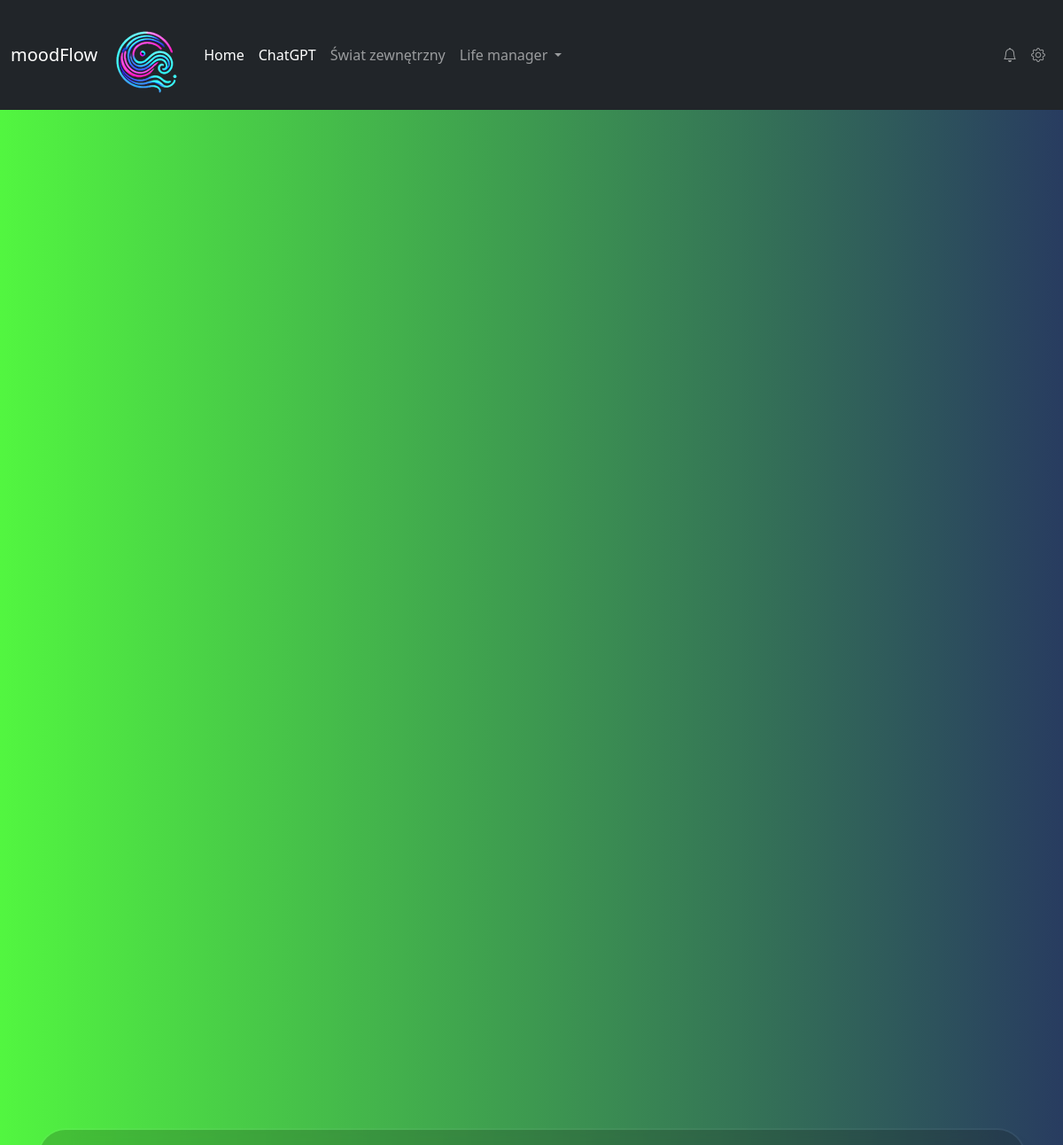
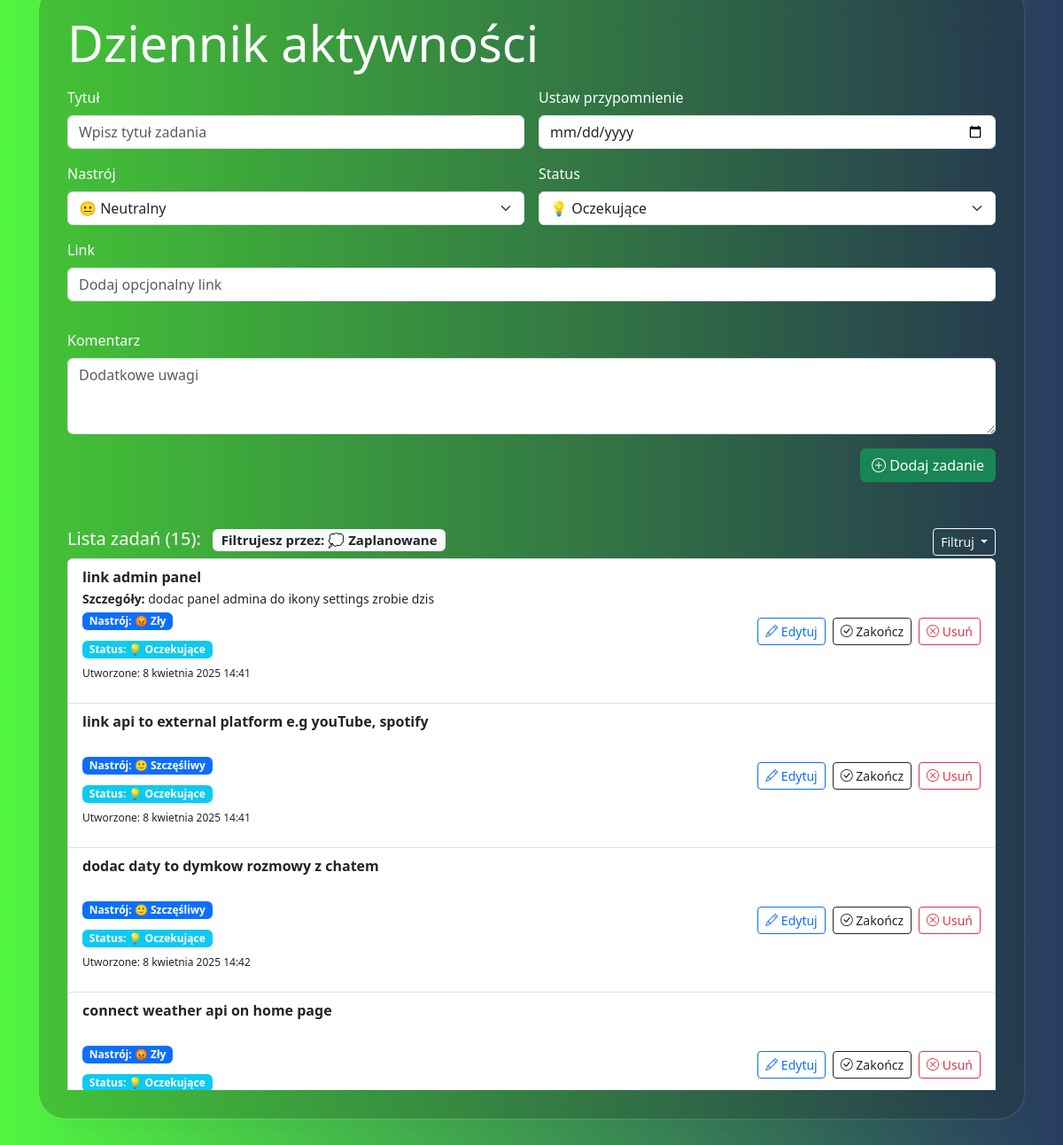
/dziennik?status=pending, run on the app's committed database (2 pictures, top to bottom).
### myapp/models.py (models this page shows, shortened)
class Task(models.Model):
    title = models.CharField(max_length=255)
    comment = models.TextField(blank=True, null=True)
    url = models.URLField(null=True, blank=True)
    mood_choice = models.CharField(choices=MOOD_CHOICES, max_length=20, default="neutral")
    status = models.CharField(choices=IDEA_STATUS, max_length=30, default="pending")
    created_at = models.DateTimeField(auto_now_add=True)
    updated_at = models.DateTimeField(null=True, blank=True)

### myapp/views.py (the view)
# urls.py: path('dziennik', todo_list, name='todo_list'),  # dziennik aktywnosci - lista zadań
def todo_list(request):
    status_filter = request.GET.get("status")  # np. ?status=pending queryParameter
    if status_filter:
        tasks = Task.objects.filter(status=status_filter).order_by("created_at")
    else:
        tasks = Task.objects.all().order_by("created_at")
    task_count = tasks.count()
    if request.method == "POST":
        form = TaskForm(request.POST)
        if form.is_valid():
            form.save()
            return redirect("todo_list")
    else:
        form = TaskForm()
    STATUS_LABELS = {
        'pending': '💭 Zaplanowane',
        'in_progress': '⏳ W trakcie',
        'completed': '✅ Ukończone',
    }
    return render(request, "myapp/todo.html",
                  {"tasks": tasks,
                   "form": form,
                   'task_count': task_count,
                   "status_filter": status_filter,
                   "filter_label": STATUS_LABELS.get(status_filter),
                   })

### myapp/forms.py
class TaskForm(forms.ModelForm):
    class Meta:
        model = Task
        fields = ["title", "comment", "url", "mood_choice", "status"]  # fields inside form
        widgets = {
            "title": forms.TextInput(attrs={"class": "form-control", "placeholder": "Wpisz tytuł zadania"}),
            "comment": forms.Textarea(attrs={"class": "form-control", "rows": 3, "placeholder": "Dodatkowe uwagi"}),
            "url": forms.URLInput(attrs={"class": "form-control", "placeholder": "Dodaj opcjonalny link"}),
            "mood_choice": forms.Select(attrs={"class": "form-select"}),
            "status": forms.Select(attrs={"class": "form-select"}),
        }

### myapp/templates/myapp/todo.html (shortened to what this page needs)
{% extends 'base.html' %}
{% load static %}
{% block content %}
    <h1 class="display-4 text-white mb-3">Dziennik aktywności</h1>
    <form method="POST" class="row g-3">
        <div class="col-md-6">
            <label for="{{ form.title.id }}" class="form-label">Tytuł</label>
            {{ form.title }}
        </div>
        <div class="col-md-6">
                   <label for="task-date" class="form-label">Ustaw przypomnienie</label>
                           <input type="date" class="form-control" id="task-date" name="task_date">
                      </div>
        <div class="col-md-6">
            <label for="id_mood_choice" class="form-label">Nastrój</label>
            {{ form.mood_choice }}
        </div>
        <div class="col-md-6">
            <label for="id_status" class="form-label">Status</label>
            {{ form.status }}
        </div>
        <div class="mb-3">
            <label for="id_url" class="form-label">Link</label>
            {{ form.url }}
        </div>
        <div class="col-12">
            <label for="id_comment" class="form-label">Komentarz</label>
            {{ form.comment }}
        </div>
        <div class="col-12 text-end">
            <button id="form" type="submit" class="btn btn-success"><i class="bi bi-plus-circle"></i> Dodaj zadanie</button>
        </div>
    </form>
    <div class="card-header d-flex justify-content-between align-items-center mt-5">
    <h5 class="mt-1">
        Lista zadań ({{ task_count }}):
        {% if filter_label %}
        <span class="badge bg-light text-dark ms-2">Filtrujesz przez: {{ filter_label }}</span>
    {% endif %}
    </h5>
    <div class="dropdown">
        <button class="btn btn-sm btn-outline-light dropdown-toggle" type="button" id="filterDropdown" data-bs-toggle="dropdown" aria-expanded="false">
             Filtruj
         </button>
         </div>
    </div>
    <div class="card-body task-list" style="max-height: 600px; overflow-y: auto;">
        <ul class="list-group">
            {% for task in tasks %}
                <li class="list-group-item d-flex justify-content-between align-items-center">
                    <div>
                        <strong>{{ task.title }}</strong><br>
                        {% if task.comment %}<small><strong>Szczegóły:</strong> {{ task.comment }}</small>{% endif %}<br>
                        <span class=" badge bg-primary mb-2 py-1">Nastrój: {{ task.get_mood_choice_display }}</span><br>
                        <span class="mb-0 py-1 badge {% if task.status == 'completed' %}bg-success{% elif task.status == 'pending' %}bg-info{% else %}bg-secondary{% endif %}">
                                 Status: {{ task.get_status_display }}
                            </span>
                        <br>
                        <p class="mt-2" style="font-size: 12px">Utworzone:  {{ task.created_at }}</p>
                    </div>
                    <div class="d-flex gap-2">
                        <a href="{% url 'edit_task' task.id %}" class="btn btn-outline-primary btn-sm"><i class="bi bi-pencil"></i> Edytuj</a>
                                <form action="{% url 'toggle_done' task.id %}" method="POST">
                                    <button type="submit" class="btn btn-outline-dark btn-sm">
                                        <i class="bi bi-check-circle"></i>
                                         {% if task.status == "completed" %} Ukończone {% else %} Zakończ {% endif %}
                                    </button>
                                </form>
                        <form action="{% url 'delete_task' task.id %}" method="POST">
                            <button type="submit" class="btn btn-outline-danger btn-sm"><i class="bi bi-x-circle"></i> Usuń</button>
                        </form>
                    </div>
                </li>
            {% empty %}
                <li class="list-group-item text-muted">Brak zadań w tym statusie</li>
            {% endfor %}
        </ul>
    </div>
{% endblock %}

### data on the page
Task: title "link admin panel", comment "dodac panel admina do ikony settings zrobie dzis", mood_choice "😡 Zły", status "💡 Oczekujące", created_at "8 kwietnia 2025 14:41", shows "Zakończ"
Task: title "link api to external platform e.g youTube, spotify", mood_choice "🙂 Szczęśliwy", status "💡 Oczekujące", created_at "8 kwietnia 2025 14:41", shows "Zakończ"
Task: title "dodac daty to dymkow rozmowy z chatem", mood_choice "🙂 Szczęśliwy", status "💡 Oczekujące", created_at "8 kwietnia 2025 14:42", shows "Zakończ"
Task: title "connect weather api on home page", mood_choice "😡 Zły", status "💡 Oczekujące", shows "Zakończ"

### other printed values
{{ task_count }} "15"
{{ filter_label }} "💭 Zaplanowane"
